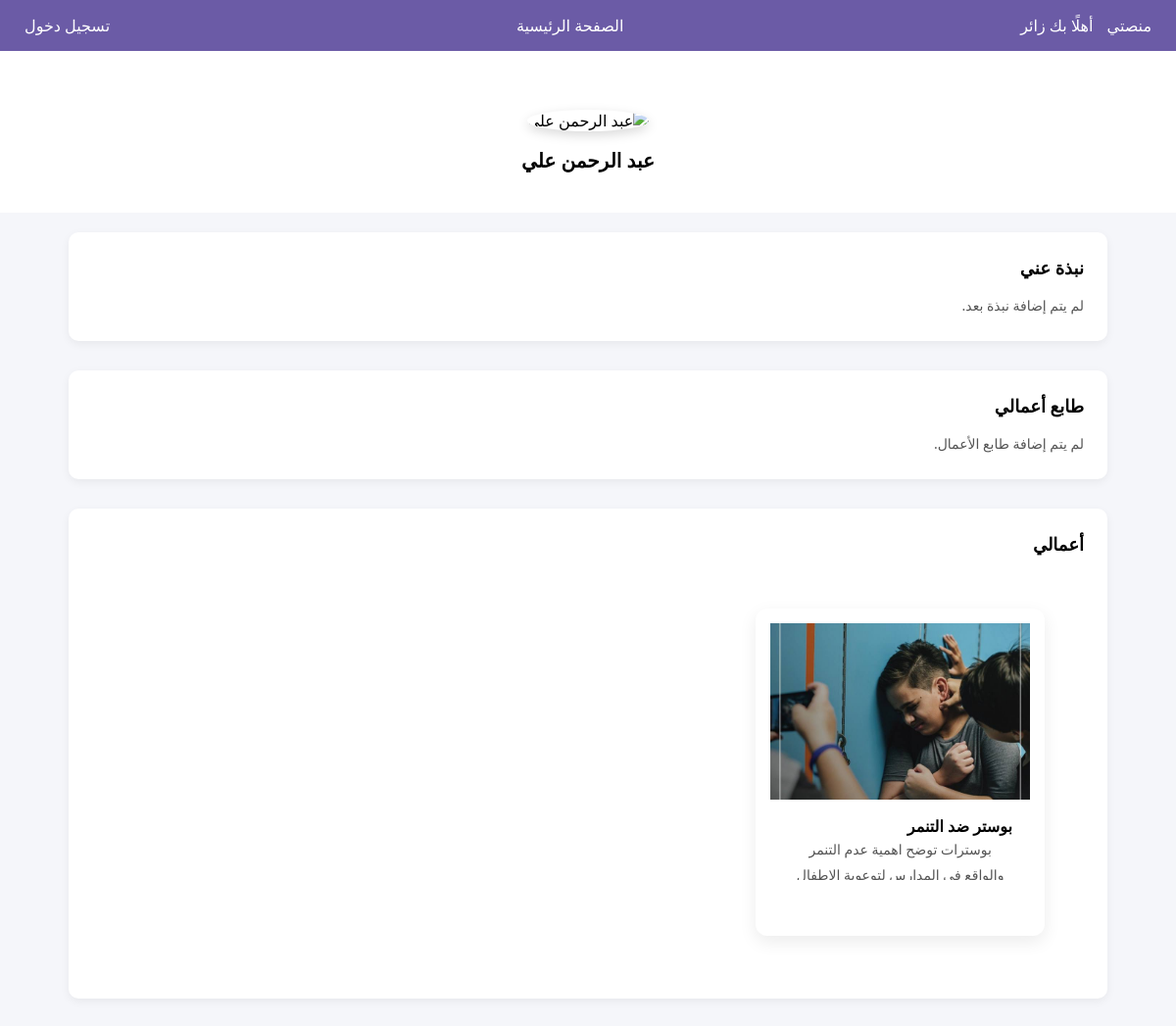
Page /designer/profile/25 on the earlier database version.
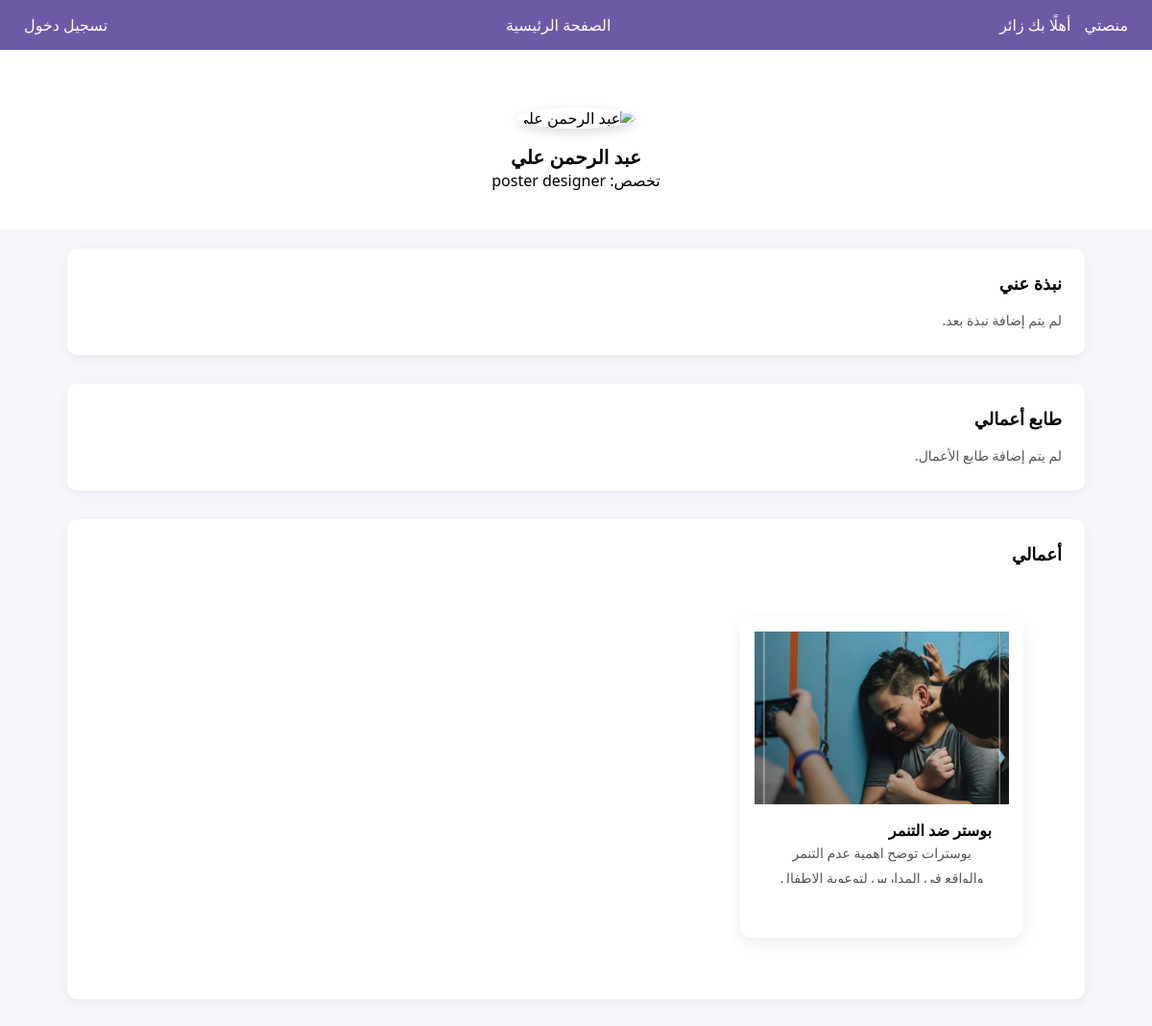
Same page on the later database version.
### tables this page shows
CREATE TABLE users (
            id INTEGER PRIMARY KEY AUTOINCREMENT,
            username TEXT NOT NULL,
            email TEXT NOT NULL,
            password TEXT NOT NULL,
            role TEXT NOT NULL
        , active INTEGER DEFAULT 1, bio TEXT DEFAULT '', portfolio TEXT DEFAULT '', specialty TEXT DEFAULT '', work_type TEXT DEFAULT '', analysis_result TEXT, avatar TEXT DEFAULT NULL);

### app/designer/routes.py (the view)
@designer_bp.route('/profile/<int:designer_id>')
def profile_view(designer_id):
    conn = sqlite3.connect(Config.DATABASE)
    conn.row_factory = sqlite3.Row
    cursor = conn.cursor()
    designer = cursor.execute(
        'SELECT * FROM users WHERE id=? AND role="designer"',
        (designer_id,)
    ).fetchone()
    if not designer:
        flash('المصمم غير موجود!')
        return redirect(url_for('home.home'))
    portfolio = cursor.execute(
        'SELECT * FROM designs WHERE designer_id=? ORDER BY id DESC',
        (designer_id,)
    ).fetchall()
    conn.close()
    return render_template('designer/profile_view.html', designer=designer, portfolio=portfolio)

### app/designer/templates/designer/profile_view.html (shortened to what this page needs)
{% extends 'base.html' %}
{% block content %}
<section class="profile-header">
    <div class="profile-avatar">
        <img src="{{ url_for('static', filename=designer['avatar'] if designer['avatar'] else 'img/profile.webp') }}"
             alt="{{ designer['username'] }}">
    </div>
    <h2 class="profile-name">{{ designer['username'] }}</h2>
    {% if designer['specialty'] %}
        <p class="profile-specialty">تخصص: {{ designer['specialty'] }}</p>
    {% endif %}
</section>
<section class="profile-content">
    <div class="profile-box">
        <h3>نبذة عني</h3>
        <p>{{ designer['bio'] if designer['bio'] else 'لم يتم إضافة نبذة بعد.' }}</p>
    </div>
    <div class="profile-box">
        <h3>طابع أعمالي</h3>
        <p>{{ designer['work_type'] if designer['work_type'] else 'لم يتم إضافة طابع الأعمال.' }}</p>
    </div>
    <div class="profile-box">
        <h3>أعمالي</h3>
        <div class="portfolio-grid">
            {% for work in portfolio %}
            <div class="portfolio-card">
                <a href="{{ url_for('designer.design_details', design_id=work['id']) }}">
                    <div class="card-image">
                        <img src="{{ url_for('static', filename=work['image_path'].split('static/')[-1]) }}"
                             alt="{{ work['title'] }}">
                    </div>
                    <div class="card-body">
                        <h4>{{ work['title'] }}</h4>
                        <p>{{ work['description'] }}</p>
                    </div>
                </a>
            </div>
            {% endfor %}
        </div>
    </div>
</section>
{% endblock %}

Differences in the rows shown:
changed users "عبد الرحمن علي": specialty (not shown) → "poster designer"
Other differences:
text now shown: "تخصص:"
